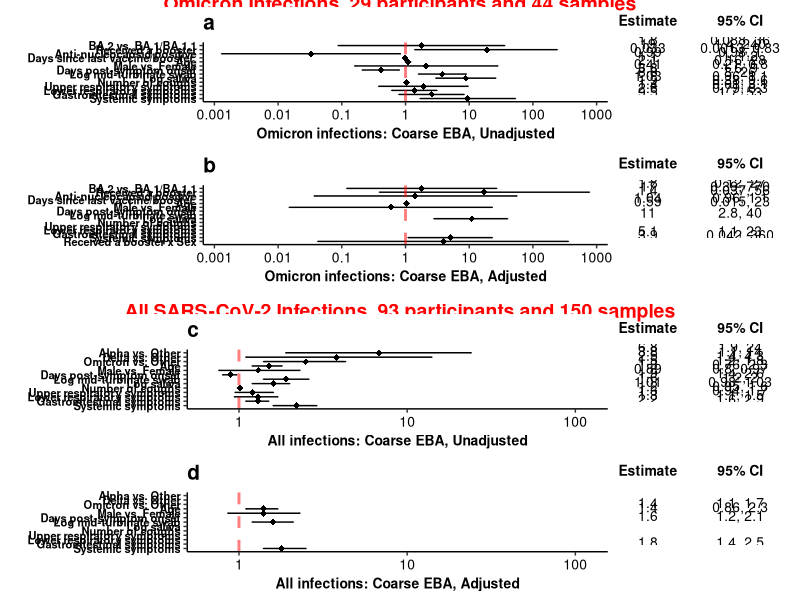

Write the R code that produced this figure.
## ---- chunk 1
knitr::opts_chunk$set(echo = TRUE)
library(gridExtra)
library(tidyverse)
library(ggpubr)
library(grid)
library(lattice)
set.seed(42)
## ---- chunk 2
all <- read.csv("../output/table_pred_eba.csv")
all <- all[-1,]%>% 
  mutate(varname = factor(varname, 
                          levels = c("Alpha","Delta","Omicron","age_entry","sex_birth","days_past_onset",
                                     "log_mt","log_sal","cough_count","ur", "lr" ,"gi" ,"sys"),
                          labels = c("Alpha vs. Other","Delta vs. Other","Omicron vs. Other","Age","Male vs. Female",
                                     "Days post-symptom onset","Log mid-turbinate swab","Log saliva","Number of coughs",
                                     "Upper respiratory symptoms", "Lower respiratory symptoms" ,
                                     "Gastrointestinal symptoms" ,"Systemic symptoms")))
all$index <- c(1:13)
#coarse_unajust
coarse_unajust <- all[,c(1,2,6)]
coarse_unajust$Coarse.Unadjusted<- gsub(paste(c("[(]", ",","[)]"), collapse = "|"), "", coarse_unajust$Coarse.Unadjusted)
coarse_unajust <- coarse_unajust %>% separate(Coarse.Unadjusted, sep = " ", c("effect", "LL", "UL")) %>% 
  mutate(effect = as.numeric(effect),
         LL = as.numeric(LL),
         UL = as.numeric(UL))
coarse_unajust$CI <- ifelse(is.na(coarse_unajust$LL), NA, paste0(coarse_unajust$LL, ", ", coarse_unajust$UL))


#coarse_ajust
coarse_ajust <- all[,c(1,3,6)]
coarse_ajust$Coarse.Adjusted<- gsub(paste(c("[(]", ",","[)]"), collapse = "|"), "", coarse_ajust$Coarse.Adjusted)
coarse_ajust <- coarse_ajust %>% separate(Coarse.Adjusted, sep = " ", c("effect", "LL", "UL"))%>% 
  mutate(effect = as.numeric(effect),
         LL = as.numeric(LL),
         UL = as.numeric(UL))
coarse_ajust$CI <- ifelse(is.na(coarse_ajust$LL), NA, paste0(coarse_ajust$LL, ", ", coarse_ajust$UL))
## ---- chunk 3
omicron <- read.csv("../output/table_model_omicron_lmer.csv")
omicron <- omicron [c(1:14, 17),] %>% 
  mutate(varname = factor(varname, 
                          levels = c("BA2","boosted","anti_nuc","days_since_vax","age_entry","sex_birth","days_past_onset",
                                     "log_mt","log_sal","cough_count","ur", "lr" ,"gi" ,"sys","boosted*sex_birth"),
                          labels = c("BA.2 vs. BA.1/BA.1.1",
                                     "Received a booster",
                                     "Anti-nucleocapsid positive",
                                     "Days since last vaccine/booster ","Age",
                                     "Male vs. Female", "Days post-symptom onset",
                                     "Log mid-turbinate swab","Log saliva",
                                     "Number of coughs",
                                     "Upper respiratory symptoms", 
                                     "Lower respiratory symptoms" ,
                                     "Gastrointestinal symptoms" ,
                                     "Systemic symptoms",
                                     "Received a booster x Sex")))

#coarse_unajust2
coarse_unajust2 <- omicron[c(1:14),c(1,2)]
coarse_unajust2$Coarse.Unadjusted<- gsub(paste(c("[(]", ",","[)]"), collapse = "|"), "", coarse_unajust2$Coarse.Unadjusted)
coarse_unajust2 <- coarse_unajust2 %>% separate(Coarse.Unadjusted, sep = " ", c("effect", "LL", "UL"))%>% 
  mutate(effect = as.numeric(effect),
         LL = as.numeric(LL),
         UL = as.numeric(UL))
coarse_unajust2$CI <- ifelse(is.na(coarse_unajust2$LL), NA, paste0(coarse_unajust2$LL, ", ", coarse_unajust2$UL))
coarse_unajust2$index <- c(1:14)

#coarse_ajust2
coarse_ajust2 <- omicron[,c(1,3)]
coarse_ajust2$Coarse.Adjusted<- gsub(paste(c("[(]", ",","[)]"), collapse = "|"), "", coarse_ajust2$Coarse.Adjusted)
coarse_ajust2 <- coarse_ajust2 %>% separate(Coarse.Adjusted, sep = " ", c("effect", "LL", "UL"))%>% 
  mutate(effect = as.numeric(effect),
         LL = as.numeric(LL),
         UL = as.numeric(UL))
coarse_ajust2$CI <- ifelse(is.na(coarse_ajust2$LL), NA, paste0(coarse_ajust2$LL, ", ", coarse_ajust2$UL))
coarse_ajust2$index <- c(1:15)
## ---- chunk 4
## Plot forest plot for all
forest_all <- function(dat, title, letter){
  plot1 <- dat %>% 
    ggplot(aes(y = index, x = log10(effect))) +
    geom_point(shape = 18, size = 2) +  
    geom_errorbarh(aes(xmin = log10(LL), xmax = log10(UL)), height = 0.25) +
    geom_vline(xintercept = 0, color = "red", linetype = "dashed", cex = 1, alpha = 0.5) +
    scale_y_continuous(name = "", breaks=1:13, labels = dat$varname, trans = "reverse") +
    scale_x_continuous(limits=c(log10(0.64),log10(120)), breaks = c(-1, 0, 1, 2 ), labels = c(0.1, 1,10, 100))+
    xlab(title) + 
    ylab(" ") + 
    ggtitle(letter)+
    theme_bw() +
    theme(panel.border = element_blank(),
          panel.background = element_blank(),
          panel.grid.major = element_blank(), 
          panel.grid.minor = element_blank(), 
          axis.line = element_line(colour = "black"),
          axis.text.y = element_text(size = 8, colour = "black", face = "bold"),
          axis.text.x.bottom = element_text(size = 10, colour = "black"),
          axis.title.x = element_text(size = 10, colour = "black", face = "bold"),
          plot.title = element_text(size = 15, face = "bold"))
  
  ## Create the table-base pallete
  table_base <- ggplot(dat, aes(y=varname)) +
    ylab(NULL) + xlab("  ") + 
    theme(plot.title = element_text(hjust = 0.5, size=12), 
          axis.text.x = element_text(color="white", hjust = -3, size = 16), ## This is used to help with alignment
          axis.line = element_blank(),
          axis.text.y = element_blank(), 
          axis.ticks = element_blank(),
          axis.title.y = element_blank(), 
          legend.position = "none",
          panel.background = element_blank(), 
          panel.border = element_blank(), 
          panel.grid.major = element_blank(),
          panel.grid.minor = element_blank(), 
          plot.background = element_blank())
  
  ## OR point estimate table
  tab1 <- table_base + 
    labs(title = "space") +
    geom_text(aes(y = rev(index), x = 1, label = effect), size = 3.5) + 
    ggtitle("Estimate")+
    theme(plot.title = element_text(size = 10, face = "bold"))
  
  ## 95% CI table
  tab2 <- table_base +
    geom_text(aes(y = rev(index), x = 1, label = CI), size = 3.5) + 
    ggtitle("95% CI")+
    theme(plot.title = element_text(size = 10, face = "bold"))
  
  lay <-  matrix(c(1,1,1,1,1,1,1,1,1,1,2,3,3), nrow = 1)
  f <- arrangeGrob(plot1, tab1, tab2, layout_matrix = lay)
  return(f)
}

cu <- forest_all(coarse_unajust, "All infections: Coarse EBA, Unadjusted","c")
ca <- forest_all(coarse_ajust, "All infections: Coarse EBA, Adjusted","d")

## ---- chunk 5
## Plot forest plot for omicron coarse
forest_omicron_coarse <- function(dat, title, letter,n) {
  plot1 <- dat %>% 
    ggplot(aes(y = index, x = log10(effect))) +
    geom_point(shape = 18, size = 2) +  
    geom_errorbarh(aes(xmin = log10(LL), xmax = log10(UL)), height = 0.25) +
    geom_vline(xintercept = 0, color = "red", linetype = "dashed", cex = 1, alpha = 0.5) +
    scale_y_continuous(name = "", breaks=1:n, labels = dat$varname, trans = "reverse") +
    scale_x_continuous(limits=c(log10(0.0013),log10(770)), 
                       breaks = c(-3,-2, -1, 0, 1, 2, 3), 
                       labels = c(10^-3, 10^-2, 0.1, 1, 10, 100, 1000))+
    xlab(title) + 
    ylab(" ") + 
    theme_bw() +
    ggtitle(letter)+
    theme(panel.border = element_blank(),
          panel.background = element_blank(),
          panel.grid.major = element_blank(), 
          panel.grid.minor = element_blank(), 
          axis.line = element_line(colour = "black"),
          axis.text.y = element_text(size = 8, colour = "black", face = "bold"),
          axis.text.x.bottom = element_text(size = 10, colour = "black"),
          axis.title.x = element_text(size = 10, colour = "black", face = "bold"),
          plot.title = element_text(size = 15, face = "bold"))
  
  ## Create the table-base pallete
  table_base <- ggplot(dat, aes(y=varname)) +
    ylab(NULL) + xlab("  ") + 
    theme(plot.title = element_text(hjust = 0.5, size=12), 
          axis.text.x = element_text(color="white", hjust = -3, size = 16), ## This is used to help with alignment
          axis.line = element_blank(),
          axis.text.y = element_blank(), 
          axis.ticks = element_blank(),
          axis.title.y = element_blank(), 
          legend.position = "none",
          panel.background = element_blank(), 
          panel.border = element_blank(), 
          panel.grid.major = element_blank(),
          panel.grid.minor = element_blank(), 
          plot.background = element_blank())
  
  ## OR point estimate table
  tab1 <- table_base + 
    labs(title = "space") +
    geom_text(aes(y = rev(index), x = 1, label = effect), size = 3.5) + 
    ggtitle("Estimate")+
    theme(plot.title = element_text(size = 10, face = "bold"))
  
  ## 95% CI table
  tab2 <- table_base +
    geom_text(aes(y = rev(index), x = 1, label = CI), size = 3.5) + 
    ggtitle("95% CI")+
    theme(plot.title = element_text(size = 10, face = "bold"))
  
  lay <-  matrix(c(1,1,1,1,1,1,1,1,1,1,2,3,3), nrow = 1)
  f <- arrangeGrob(plot1, tab1, tab2, layout_matrix = lay)
  return(f)
}

cu2 <- forest_omicron_coarse(coarse_unajust2, "Omicron infections: Coarse EBA, Unadjusted","a",14)
ca2 <- forest_omicron_coarse(coarse_ajust2, "Omicron infections: Coarse EBA, Adjusted","b",15)

## ---- chunk 6
t_all <- textGrob('All SARS-CoV-2 Infections, 93 participants and 150 samples', gp = gpar(fontsize = 14, col = "red", fontface = 'bold'))
t_omicron <- textGrob('Omicron Infections, 29 participants and 44 samples', gp = gpar(fontsize = 14, col = "red",fontface = 'bold'))

blank <- grid.rect(gp=gpar(col="white"))

coarse_total<- grid.arrange(t_omicron,
                      cu2, 
                      ca2,
                     blank,
                     t_all,
                      cu, 
                     ca,
                      ncol=2, nrow=7,
                      layout_matrix = rbind(c(1,1),
                                            c(2,2),
                                            c(3,3),
                                            c(4,4),
                                            c(5,5),
                                            c(6,6),
                                            c(7,7)),
                      heights = c(0.05, 1, 1, 0.1, 0.05, 1,1))
## ---- chunk 7
ggsave(file="../output/si_fig7_forest_coarse.png", coarse_total, dpi=600,height=20,width=12)
#ggsave(file="../output/tiff/si_fig7_forest_coarse.tiff", coarse_total, dpi=600,height=14,width=12, device="tiff")
#not in main manuscript any more
